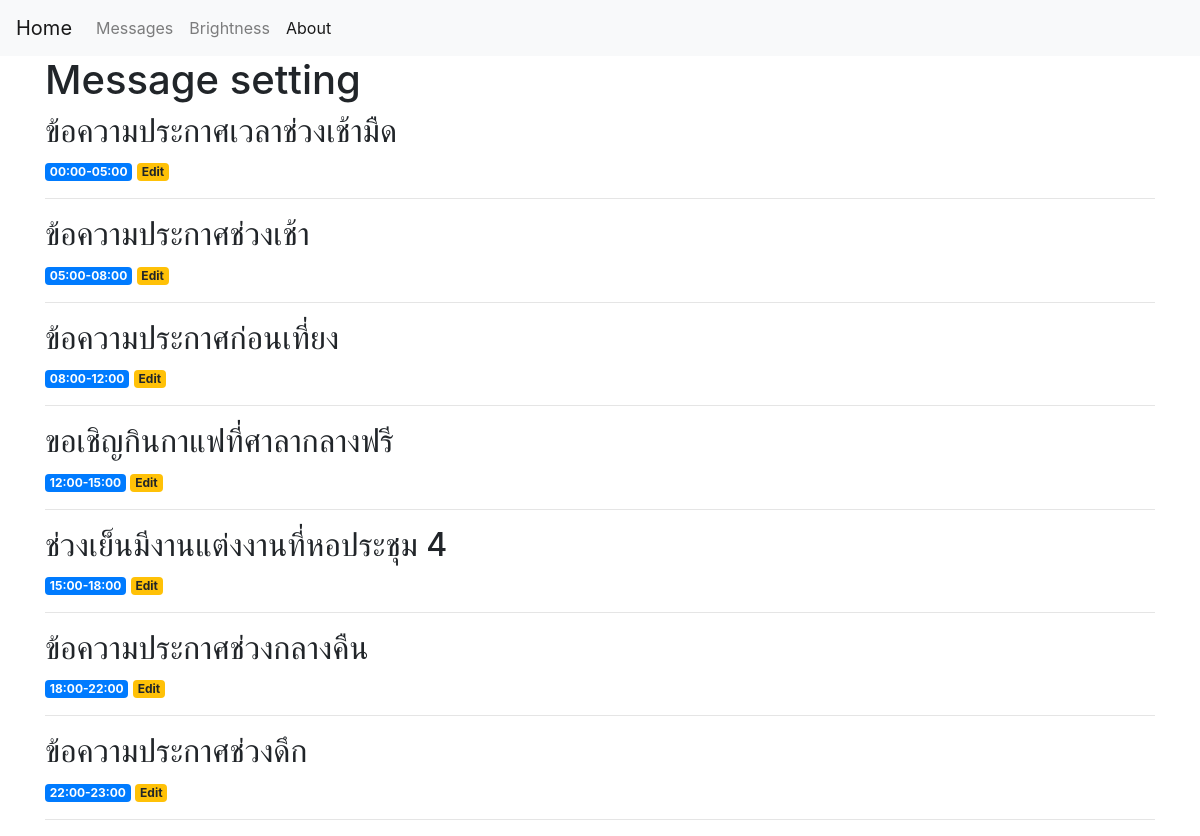
The page /messages on the database its author committed.
### tables this page shows
CREATE TABLE posts (
    id INTEGER PRIMARY KEY AUTOINCREMENT,
    created TIMESTAMP NOT NULL DEFAULT (datetime('now','localtime')),
    title TEXT NOT NULL,
    content TEXT NOT NULL
);

### app.py (the view)
@app.route('/messages')
def messages():
    conn = get_db_connection()
    posts = conn.execute('SELECT * FROM posts').fetchall()
    conn.close()
    return render_template('message.html', posts=posts)

### app.py (called while the page is built)
def get_db_connection():
    conn = sqlite3.connect('/home/sunya/envpanel/database.db')
    conn.row_factory = sqlite3.Row
    return conn

### templates/message.html
{% extends 'base.html' %}
{% block content %}
    <h1>{% block title %} Message setting {% endblock %}</h1>
    {% for post in posts %}
        <h2>{{ post['content'] }}</h2>
        <span class="badge badge-primary">{{ post['title'] }}</span>
        <a href="{{ url_for('edit', id=post['id']) }}">
            <span class="badge badge-warning">Edit</span>
        </a>
        <hr>
    {% endfor %}
{% endblock %}

### templates/base.html (shortened to what this page needs)
<!doctype html>
<html lang="en">
  <head>
    <link rel="stylesheet" href="https://stackpath.bootstrapcdn.com/bootstrap/4.3.1/css/bootstrap.min.css">
  </head>
  <body>
    <nav class="navbar navbar-expand-md navbar-light bg-light">
        <a class="navbar-brand" href="{{ url_for('index')}}">Home</a>
        <div class="collapse navbar-collapse" id="navbarNav">
            <ul class="navbar-nav">
            <li class="nav-item">
                <a class="nav-link" href="{{url_for('messages')}}">Messages</a>
            </li>
            <li class="nav-item">
                <a class="nav-link" href="{{url_for('brightness')}}">Brightness</a>
            </li>
            <li class="nav-item active">
                <a class="nav-link" href="{{url_for('about')}}">About</a>
            </li>
            </ul>
        </div>
    </nav>
    <div class="container">
        {% block content %} {% endblock %}
    </div>
  </body>
</html>

### rows shown on the page
posts: content "ข้อความประกาศเวลาช่วงเช้ามืด", title "00:00-05:00"
posts: content "ข้อความประกาศช่วงเช้า", title "05:00-08:00"
posts: content "ข้อความประกาศก่อนเที่ยง", title "08:00-12:00"
posts: content "ขอเชิญกินกาแฟที่ศาลากลางฟรี", title "12:00-15:00"
posts: content "ช่วงเย็นมีงานแต่งงานที่หอประชุม 4", title "15:00-18:00"
posts: content "ข้อความประกาศช่วงกลางคืน", title "18:00-22:00"
posts: content "ข้อความประกาศช่วงดึก", title "22:00-23:00"
